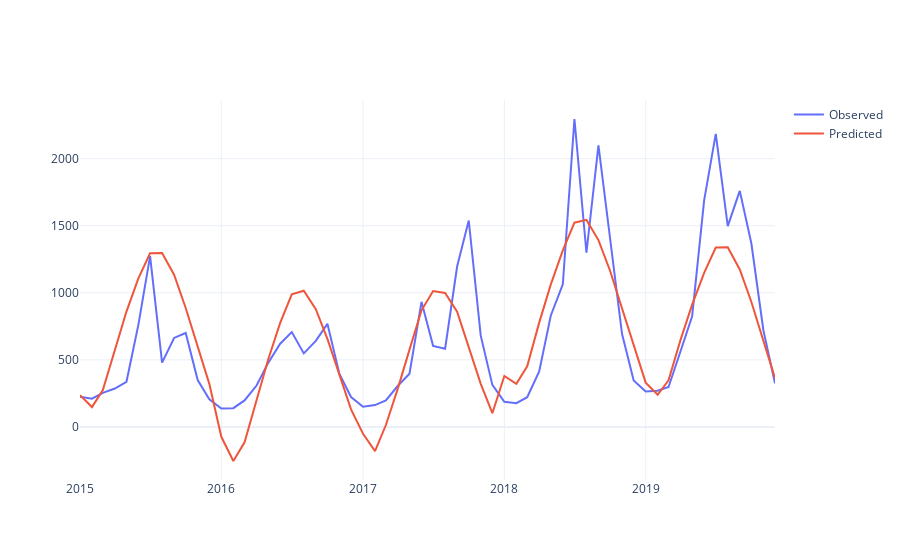

The notebook cell saved with this chart:
### Code cell
pred_years = [2015,2016,2017,2018,2019]
test_pred = pd.DataFrame()
test_obs = df.loc["2015-01-01":"2019-12-01",:]
train_r2_list = []
for year in pred_years:
    train = df.loc[:"{}-12-01".format(year-1),:]
    test = df.loc["{}-01-01".format(year):"{}-12-01".format(year),:]
    # decompose the data using seasonal_decompose
    # decomposition = seasonal_decompose(train['flow(m^3/s)'], model='multiplicative', period=12,extrapolate_trend=1)
    decomposition = seasonal_decompose(train['flow(m^3/s)'], model='additive', period=12,extrapolate_trend=1)
    # extract the trend component
    trend = decomposition.trend
    seasonal = decomposition.seasonal
    residual = decomposition.resid
    print(trend)

    
    # fit the ARIMA model to the trend component
    model = pm.auto_arima(trend, seasonal=False, trace=True,
                          error_action='ignore',  
                          suppress_warnings=True, 
                          stepwise=True)
    model.summary()
    train_trend_pred = model.predict_in_sample()
    test_trend_pred = model.predict(n_periods=len(test))
    # fit the ARIMA model to the seasonal component
    model = pm.auto_arima(seasonal, seasonal=False, trace=True,
                          error_action='ignore',  
                          suppress_warnings=True, 
                          stepwise=True)
    model.summary()
    train_seasonal_pred = model.predict_in_sample()
    test_seasonal_pred = model.predict(n_periods=len(test))
    # fit the ARIMA model to the residual component
    model = pm.auto_arima(residual, seasonal=False, trace=True,
                          error_action='ignore',  
                          suppress_warnings=True, 
                          stepwise=True)
    model.summary()
    train_residual_pred = model.predict_in_sample()
    test_residual_pred = model.predict(n_periods=len(test))
    # combine the trend, seasonal, and residual components
    # train_pred_year = train_trend_pred * train_seasonal_pred * train_residual_pred
    # test_pred_year = test_trend_pred * test_seasonal_pred * test_residual_pred
    train_pred_year = train_trend_pred + train_seasonal_pred + train_residual_pred
    test_pred_year = test_trend_pred + test_seasonal_pred + test_residual_pred

    train_pred_year.index = train.index
    train_pred_year.name = "SimFlow(m^3/s)"
    train_result = pd.concat([train,train_pred_year],axis=1)
    train_result.to_csv(f'../result/ARIMAPredData/seasonal_decompose_additive_arima_train_sim_{hydro_station}_before_{year}.csv')
    train_r2 = r2_score(train['flow(m^3/s)'], train_pred_year)
    train_r2_list.append(train_r2)
    test_pred_year.index = test.index
    test_pred_year.name = "flow(m^3/s)"
    test_pred = pd.concat([test_pred,test_pred_year])

print(sum(train_r2_list)/len(train_r2_list))
print(r2_score(test_obs,test_pred)) # 0.6934 multiplicative;0.5988 additive
test_pred.index.name = 'date'
test_pred.to_csv(f'../result/ARIMAPredData/seasonal_decompose_additive_arima_pred_{hydro_station}_2015_2019.csv')
# visualize the results using plotly
fig = go.Figure()
fig.add_trace(go.Scatter(x=test_obs.index, y=test_obs['flow(m^3/s)'], mode='lines', name='Observed'))
fig.add_trace(go.Scatter(x=test_pred.index, y=test_pred['flow(m^3/s)'], mode='lines', name='Predicted'))
fig.show()

### Figure 1 — Plotly figure (JSON) as saved in the notebook; plotly's stock layout.template omitted (floating-point values rounded to 4 significant figures)
{"data": [{"mode": "lines", "name": "Observed", "type": "scatter", "x": ["2015-01-01T00:00:00", "2015-02-01T00:00:00", "2015-03-01T00:00:00", "2015-04-01T00:00:00", "2015-05-01T00:00:00", "2015-06-01T00:00:00", "2015-07-01T00:00:00", "2015-08-01T00:00:00", "2015-09-01T00:00:00", "2015-10-01T00:00:00", "2015-11-01T00:00:00", "2015-12-01T00:00:00", "2016-01-01T00:00:00", "2016-02-01T00:00:00", "2016-03-01T00:00:00", "2016-04-01T00:00:00", "2016-05-01T00:00:00", "2016-06-01T00:00:00", "2016-07-01T00:00:00", "2016-08-01T00:00:00", "2016-09-01T00:00:00", "2016-10-01T00:00:00", "2016-11-01T00:00:00", "2016-12-01T00:00:00", "2017-01-01T00:00:00", "2017-02-01T00:00:00", "2017-03-01T00:00:00", "2017-04-01T00:00:00", "2017-05-01T00:00:00", "2017-06-01T00:00:00", "2017-07-01T00:00:00", "2017-08-01T00:00:00", "2017-09-01T00:00:00", "2017-10-01T00:00:00", "2017-11-01T00:00:00", "2017-12-01T00:00:00", "2018-01-01T00:00:00", "2018-02-01T00:00:00", "2018-03-01T00:00:00", "2018-04-01T00:00:00", "2018-05-01T00:00:00", "2018-06-01T00:00:00", "2018-07-01T00:00:00", "2018-08-01T00:00:00", "2018-09-01T00:00:00", "2018-10-01T00:00:00", "2018-11-01T00:00:00", "2018-12-01T00:00:00", "2019-01-01T00:00:00", "2019-02-01T00:00:00", "2019-03-01T00:00:00", "2019-04-01T00:00:00", "2019-05-01T00:00:00", "2019-06-01T00:00:00", "2019-07-01T00:00:00", "2019-08-01T00:00:00", "2019-09-01T00:00:00", "2019-10-01T00:00:00", "2019-11-01T00:00:00", "2019-12-01T00:00:00"], "y": [224.6, 210.2, 253.9, 286.2, 336.5, 764.8, 1273.0, 479.1, 663.4, 700.3, 350, 205.7, 137.9, 140.1, 197.8, 308.6, 477.4, 620.6, 707.5, 548.3, 641.4, 768.7, 395.1, 223.2, 150.7, 163.1, 198.2, 306.8, 397.2, 932.8, 604.5, 583.3, 1196.0, 1539.0, 680.3, 313.1, 188, 177.1, 221.5, 413.3, 831.1, 1063.0, 2295.0, 1298.0, 2098.0, 1399.0, 692.8, 345.8, 264.1, 270.2, 298.1, 564.5, 825, 1689.0, 2185.0, 1497.0, 1760.0, 1367.0, 721.2, 324.5]}, {"mode": "lines", "name": "Predicted", "type": "scatter", "x": ["2015-01-01T00:00:00", "2015-02-01T00:00:00", "2015-03-01T00:00:00", "2015-04-01T00:00:00", "2015-05-01T00:00:00", "2015-06-01T00:00:00", "2015-07-01T00:00:00", "2015-08-01T00:00:00", "2015-09-01T00:00:00", "2015-10-01T00:00:00", "2015-11-01T00:00:00", "2015-12-01T00:00:00", "2016-01-01T00:00:00", "2016-02-01T00:00:00", "2016-03-01T00:00:00", "2016-04-01T00:00:00", "2016-05-01T00:00:00", "2016-06-01T00:00:00", "2016-07-01T00:00:00", "2016-08-01T00:00:00", "2016-09-01T00:00:00", "2016-10-01T00:00:00", "2016-11-01T00:00:00", "2016-12-01T00:00:00", "2017-01-01T00:00:00", "2017-02-01T00:00:00", "2017-03-01T00:00:00", "2017-04-01T00:00:00", "2017-05-01T00:00:00", "2017-06-01T00:00:00", "2017-07-01T00:00:00", "2017-08-01T00:00:00", "2017-09-01T00:00:00", "2017-10-01T00:00:00", "2017-11-01T00:00:00", "2017-12-01T00:00:00", "2018-01-01T00:00:00", "2018-02-01T00:00:00", "2018-03-01T00:00:00", "2018-04-01T00:00:00", "2018-05-01T00:00:00", "2018-06-01T00:00:00", "2018-07-01T00:00:00", "2018-08-01T00:00:00", "2018-09-01T00:00:00", "2018-10-01T00:00:00", "2018-11-01T00:00:00", "2018-12-01T00:00:00", "2019-01-01T00:00:00", "2019-02-01T00:00:00", "2019-03-01T00:00:00", "2019-04-01T00:00:00", "2019-05-01T00:00:00", "2019-06-01T00:00:00", "2019-07-01T00:00:00", "2019-08-01T00:00:00", "2019-09-01T00:00:00", "2019-10-01T00:00:00", "2019-11-01T00:00:00", "2019-12-01T00:00:00"], "y": [237.4, 148.2, 275.4, 581.9, 860.1, 1109.0, 1294.0, 1297.0, 1134.0, 886.4, 589.9, 321.4, -73.53, -253.8, -115.0, 207.5, 502.4, 775.4, 988.6, 1015.0, 878.1, 656.0, 381.1, 130.5, -50.39, -180.0, 14.36, 287.6, 576.5, 869.6, 1013.0, 998.4, 858.7, 601.3, 321.3, 102.3, 380.2, 321.2, 452.0, 777.4, 1063.0, 1316.0, 1523.0, 1543.0, 1393.0, 1164.0, 886.2, 625.5, 330.5, 239.5, 347.7, 648.8, 911.5, 1148.0, 1337.0, 1339.0, 1174.0, 931.4, 637.0, 363.3]}], "layout": {}}
